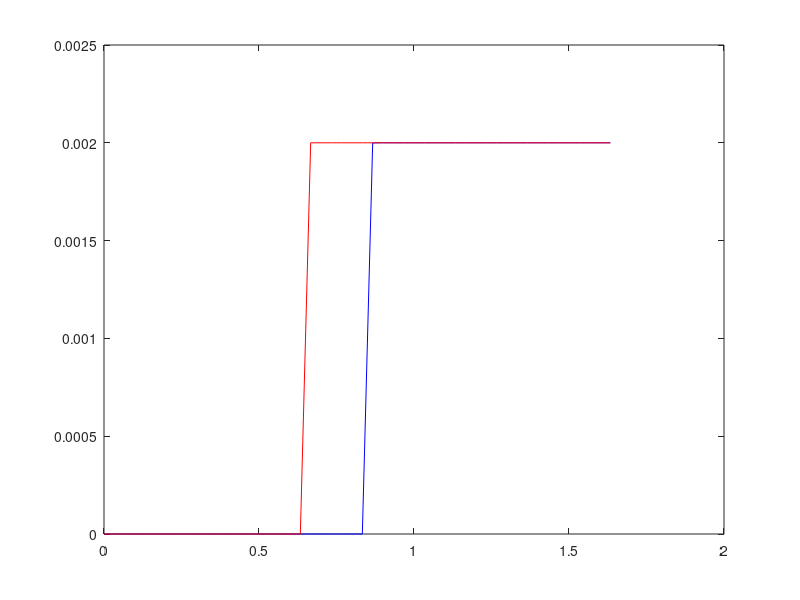

MATLAB code to generate this figure:
A=[-520 -220 0 0 0
220 -500 -999994 0 2e8
0 1 0 0 0
0 0 66667 -0.1667 -1.3333e7
0 0 0 1 0]
B=[1000;
0 
0
0
0];
C=[0 0 0 0 1];
sysc= ss(A,B,C,0);

%Number of states
n=5;
% Detection, Processing and merging times
T_d = 4e-03;
T_p = 10e-03;
T_m = 42e-03;

% number of cores
Y = 4;

% Sensing time for single core
T_sensing = T_d + (6 * T_p) + (T_m);

% Computation and Actuation time

T_computation = 1.5e-03;
T_actuation = 0.5e-03;



tau_t = (T_sensing + T_computation + T_actuation);

% period of camera frame arrival
fh = 1/30;  % 30 fps

% Sensing to Actuation Delay
tau = (ceil(tau_t / fh))*fh;


% sampling period is equal to delay / number of processing cores
h=tau/Y;



%% discretization with delay
%%sysd= c2d(sysc, h); phi = sysd.a; Gamma = sysd.b; C = sysd.c;
%%Gamma0 = inv(A)*(expm(A*(h-tau))-expm(A*0))*B;
%%Gamma1 = inv(A)*(expm(A*h)-expm(A*(h-tau)))*B;
 
sysc= ss(A,B,C,0);
sysd= c2d(sysc, h); Ad = sysd.a; Bd= sysd.b; Cd = sysd.c;
n = 5;
%Frames processed
gamma = 4;
%% augmented system with delay
phi = [Ad Bd zeros(n,gamma-1);
zeros(gamma-1,n) zeros(gamma-1,1) eye(gamma-1, gamma -1);
zeros(1,n) zeros(1,1) zeros(1,gamma-1) ];
Gamma = [zeros(n+gamma-1,1);1];
C = [Cd zeros(1,gamma)];
%% augmentation for the integral tracking action
phi_aug= [phi zeros(n+gamma,1);
C 1];
Gamma_aug= [Gamma; 0];
C_aug= [C 0];
%% LQR tracking controller
Q = [zeros(n+gamma, n+gamma) zeros(n+gamma,1);zeros(1,n+gamma) 10^10];
[X,L,G] = dare(phi_aug, Gamma_aug, Q, 0.01);
K = -G;
x0 = [0;0;0.00;0;0;];
z0 = [x0; zeros(gamma,1)];
x(1) = C*z0;
time(1) = 0;
e(1) = C*z0;
for i=1:50
if i==1
time(1) = 0;
else
time(i) = time(i-1) + h;
end
y(i) = C*z0;
if i>20
Road(i) = 0.002;
else
Road(i) = 0;
end
e(i+1) = e(i) + y(i) -Road(i);
u = K*[z0;e(i)];
z_1 = phi*z0 + Gamma*u;
z0 = z_1;
end
plot(time, y,'b', time, Road,'r')
